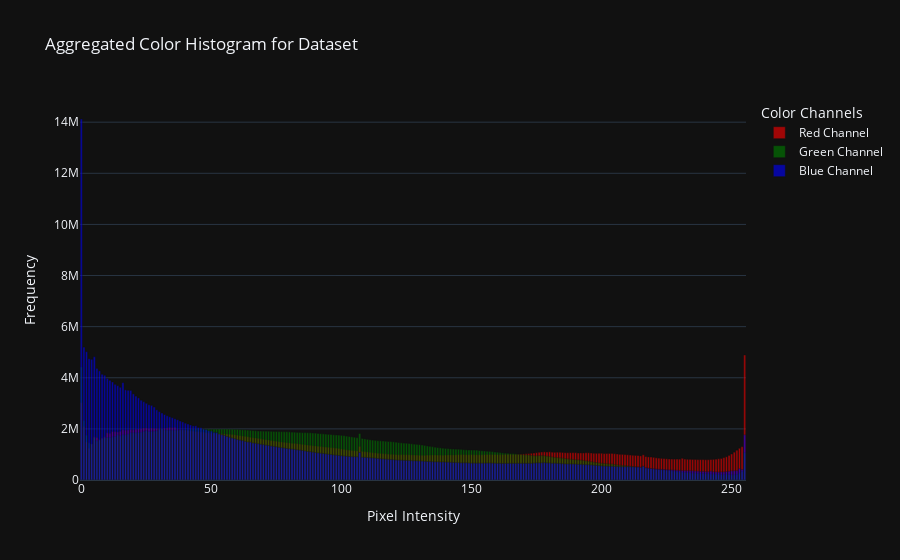

The notebook cell saved with this chart:
### Code cell
# Histogram

fig_histogram = go.Figure()

fig_histogram.add_trace(go.Bar(
    x=np.arange(256), 
    y=hist_r, 
    name='Red Channel',
    marker_color='red',
    opacity=0.6
))

fig_histogram.add_trace(go.Bar(
    x=np.arange(256), 
    y=hist_g, 
    name='Green Channel',
    marker_color='green',
    opacity=0.6
))

fig_histogram.add_trace(go.Bar(
    x=np.arange(256), 
    y=hist_b, 
    name='Blue Channel',
    marker_color='blue',
    opacity=0.6
))

fig_histogram.update_layout(
    title="Aggregated Color Histogram for Dataset",
    xaxis_title="Pixel Intensity",
    yaxis_title="Frequency",
    barmode='overlay',
    legend_title="Color Channels"
)

fig_histogram.show()

### Figure 1 — Plotly figure (JSON) as saved in the notebook; plotly's stock layout.template omitted (floating-point values rounded to 4 significant figures; data arrays with more than 128 entries replaced by an {"elided": "..."} marker saying what was removed)
{"data": [{"marker": {"color": "red"}, "name": "Red Channel", "opacity": 0.6, "x": {"elided": "256 int values"}, "y": {"elided": "256 float values"}, "type": "bar"}, {"marker": {"color": "green"}, "name": "Green Channel", "opacity": 0.6, "x": {"elided": "256 int values"}, "y": {"elided": "256 float values"}, "type": "bar"}, {"marker": {"color": "blue"}, "name": "Blue Channel", "opacity": 0.6, "x": {"elided": "256 int values"}, "y": {"elided": "256 float values"}, "type": "bar"}], "layout": {"title": {"text": "Aggregated Color Histogram for Dataset"}, "xaxis": {"title": {"text": "Pixel Intensity"}}, "yaxis": {"title": {"text": "Frequency"}}, "barmode": "overlay", "legend": {"title": {"text": "Color Channels"}}}}
